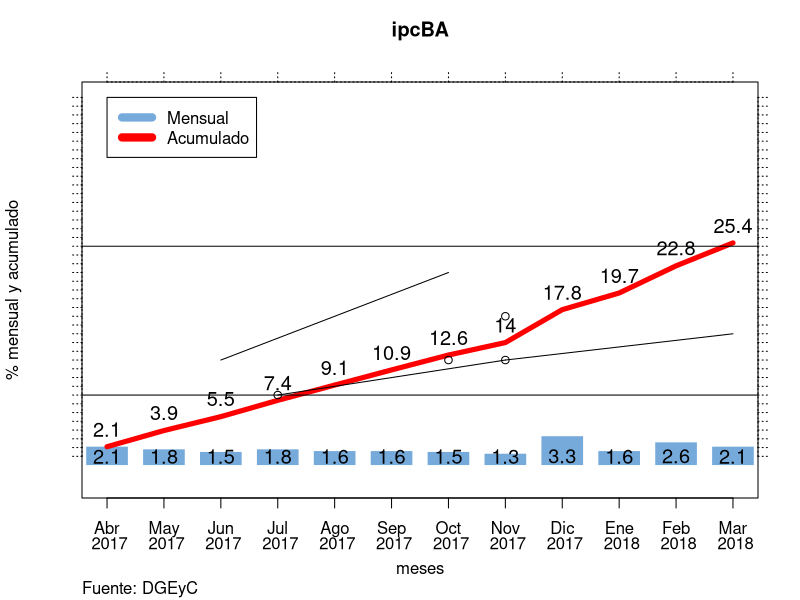

Recreate this plot in R.
ipcba <- read.csv("../datasets/IPCBA_.csv", stringsAsFactors=FALSE)
# ipcba <- edit(ipcba)
    gipcba <- ipcba[which(ipcba$anno==2018),]
    gipcba <- ipcba[3:16,]
    gipcba <- tail(ipcba[ !is.na(ipcba[["ipcba"]]), ], n=12L)
    tt <- nrow(gipcba)
    gipcba["ipcba_ant"] <- gipcba[["ipcba"]]/(1 + gipcba[["mensual"]] / 100)
    gipcba["ipcba_ini"] <- rep(gipcba[1,"ipcba_ant"],tt)
    gipcba["ipcba_acu"] <- (gipcba[["ipcba"]] - gipcba[["ipcba_ini"]]) / gipcba[["ipcba_ini"]] * 100
    max(gipcba$mensual, na.rm = TRUE)
    max(gipcba[["ipcba_acu"]], na.rm = TRUE) * 1.17
    max(c(max(gipcba$mensual, na.rm = TRUE), max(gipcba[["ipcba_acu"]], na.rm = TRUE))) * 1.17
    min(c(min(gipcba$mensual, na.rm = TRUE), min(gipcba[["ipcba_acu"]], na.rm = TRUE)))

   plot(gipcba$mensual, col = "#75AADB",
         xlab = "meses",
         ylab = "% mensual y acumulado",
         main = "ipcBA\n",
         ylim = c(-2,42),type="h", lwd=40, lend=1, axes=FALSE)
    par(new=TRUE)
    plot(gipcba[["ipcba_acu"]] , ylim = c(-2,42), ylab="", xlab="", axes=FALSE, type="l", lwd=5, col = "#FF0000")
    text(c(1:length(gipcba$mensual)),1,gipcba$mensual, cex = 1.2)
    text(c(1:length(gipcba[["ipcba_acu"]])),gipcba$ipcba_acu+2,round(gipcba$ipcba_acu, digits=1), cex = 1.2)
    axis(1, at=1:length(gipcba[["mes"]]) , labels=substr(gipcba[["mes"]],1,3))
    axis(1, at=1:length(gipcba[["anno"]]) , labels=paste("\n",substr(gipcba[["anno"]],1,4)), outer=TRUE, pos = c(-5.5,0), tick = FALSE)
    axis(2, at=1:42 , labels=rep("",42), lty = 3)
    axis(3, at=1:length(gipcba[["anno"]]) , labels=rep("",length(gipcba[["anno"]])), lty = 3)
    axis(4, at=1:42 , labels=rep("",42), lty = 3)
    par(adj = 0)
    title(sub = "Fuente: DGEyC")
    par(adj = 0.5)
    box(lty=1)
    legend(1, 42, c("Mensual","Acumulado"),  col=c("#75AADB","red"), lty=c(1,1), lwd = c(8,8), bg = "#FFFFFF");
    
    abline(8,0)
    abline(25,0)
    points(4,8)
    points(8,12)
    points(8,17)
    points(7,12)
    lines(c(4,8),c(8,12))
    lines(c(3,7),c(12,22))
    lines(c(8,12), c(12,15))
    
